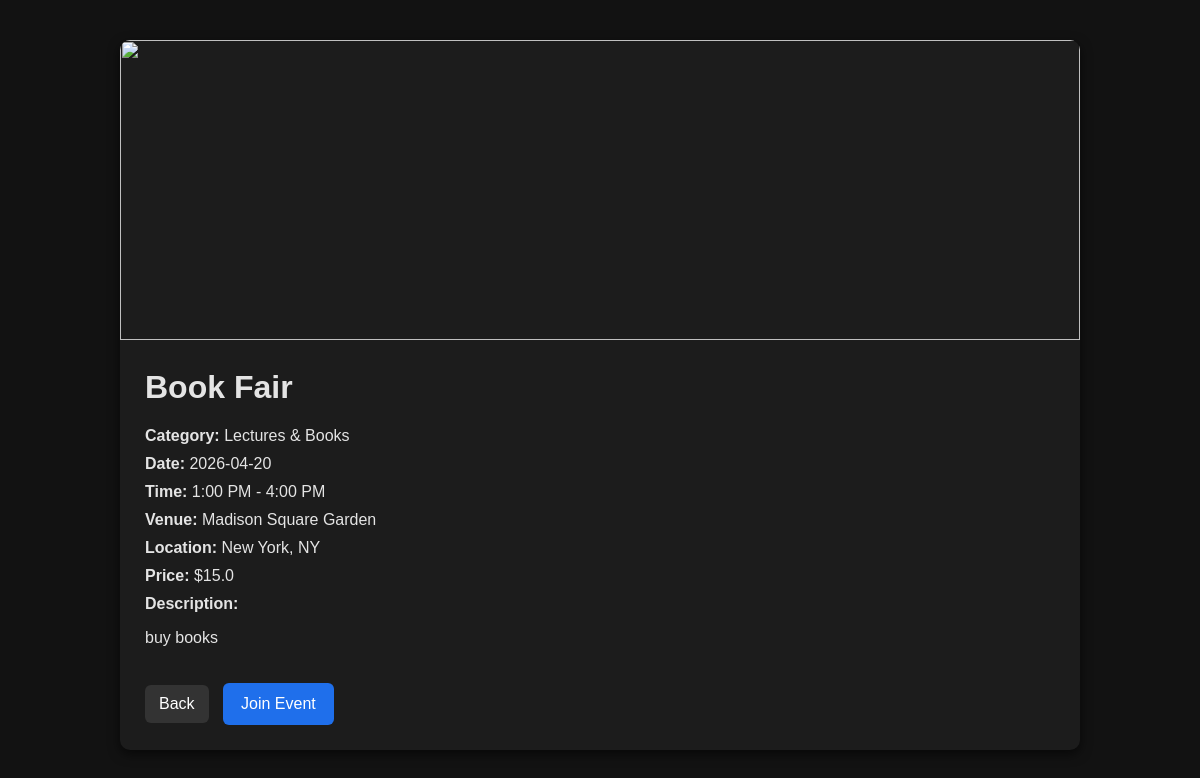
The app's page /events/view/8 with its own data.
### tables this page shows
CREATE TABLE Events (
    EventID INTEGER PRIMARY KEY AUTOINCREMENT,

    CategoryID INTEGER NOT NULL,

    Name TEXT NOT NULL,
    StartDate TEXT NOT NULL,
    EndDate TEXT NOT NULL,
    Description TEXT,
    ImageURL TEXT,

    FOREIGN KEY (CategoryID) REFERENCES Category(CategoryID)
);

CREATE TABLE Category (
    CategoryID INTEGER PRIMARY KEY AUTOINCREMENT,
    Name TEXT NOT NULL UNIQUE
);

CREATE TABLE TimeSlots (
    SlotID INTEGER PRIMARY KEY AUTOINCREMENT,
    TimeStart TEXT NOT NULL,
    TimeEnd TEXT NOT NULL
);

CREATE TABLE Venues (
    VenueID INTEGER PRIMARY KEY AUTOINCREMENT,
    VenueName TEXT NOT NULL,
    Location TEXT NOT NULL,
    Reviews REAL,
    SeatingCapacity INTEGER,

    OwnerID INTEGER, Latitude REAL, Longitude REAL,
    FOREIGN KEY (OwnerID) REFERENCES Users(UserID)
);

CREATE TABLE EventVariants (
    VariantID INTEGER PRIMARY KEY AUTOINCREMENT,

    EventID INTEGER NOT NULL,
    HostID INTEGER NOT NULL,
    VenueID INTEGER, -- NULL
    SlotID INTEGER NOT NULL,

    TicketPrice REAL,

    Publicity INTEGER DEFAULT 0, 
    -- 0 = Public, 1 = Private, 2 = Unlisted

    Approved INTEGER DEFAULT 0
        CHECK (Approved IN (0,1)),

    FOREIGN KEY (EventID) REFERENCES Events(EventID) ON DELETE CASCADE,
    FOREIGN KEY (HostID) REFERENCES Users(UserID) ON DELETE CASCADE,
    FOREIGN KEY (VenueID) REFERENCES Venues(VenueID) ON DELETE SET NULL,
    FOREIGN KEY (SlotID) REFERENCES TimeSlots(SlotID) ON DELETE CASCADE
);

### main.py (the view)
@app.get("/events/view/{variant_id}")
def event_view(request: Request, variant_id: int):
    conn = sqlite3.connect("app.db")
    conn.row_factory = sqlite3.Row
    cur = conn.cursor()
    cur.execute("""
        SELECT
            ev.VariantID,
            e.Name,
            e.Description,
            e.ImageURL,
            e.StartDate,
            c.Name AS Category,
            v.VenueName,
            v.Location,
            ev.TicketPrice,
            ts.TimeStart,
            ts.TimeEnd
        FROM EventVariants ev
        JOIN Events e ON ev.EventID = e.EventID
        LEFT JOIN Venues v ON ev.VenueID = v.VenueID
        JOIN Category c ON e.CategoryID = c.CategoryID
        JOIN TimeSlots ts ON ev.SlotID = ts.SlotID
        WHERE ev.VariantID = ?
    """, (variant_id,))
    event = cur.fetchone()
    return templates.TemplateResponse("EventView.html", {
        "request": request,
        "event": event
    })

### templates/EventView.html (shortened to what this page needs)
<!DOCTYPE html>
<html>
<head>
</head>
<body>
<div class="container">
<img src="{{event.ImageURL}}" class="event-image">
<div class="content">
<h1>{{event.Name}}</h1>
<div class="info"><b>Category:</b> {{event.Category}}</div>
<div class="info"><b>Date:</b> {{event.StartDate}}</div>
<div class="info"><b>Time:</b> {{event.TimeStart}} - {{event.TimeEnd}}</div>
<div class="info"><b>Venue:</b> {{event.VenueName or "N/A"}}</div>
<div class="info"><b>Location:</b> {{event.Location or "N/A"}}</div>
<div class="info"><b>Price:</b> ${{event.TicketPrice}}</div>
<div class="info"><b>Description:</b></div>
<p>{{event.Description}}</p>
<a href="/events" class="back-btn">Back</a>
<a href="/events/join/{{event.VariantID}}" class="book-btn">Join Event</a>
</div>
</div>
</body>
</html>

### templates/EventView.html (style rules this page uses)
body { font-family: Arial, sans-serif; background:#121212; color:#e4e4e4; margin:0; }
.container { width:80%; margin:40px auto; background:#1c1c1c; border-radius:10px; overflow:hidden; box-shadow:0 4px 12px rgba(0,0,0,0.6); }
.event-image { width:100%; height:300px; object-fit:cover; }
.content { padding:25px; }
h1 { margin-top:0; }
.info { margin:10px 0; font-size:16px; }
.book-btn { display:inline-block; margin-top:20px; padding:12px 18px; background:#1f6feb; color:white; text-decoration:none; border-radius:6px; }
.back-btn { display:inline-block; margin-top:20px; margin-right:10px; padding:10px 14px; background:#333; color:white; text-decoration:none; border-radius:6px; }

### records on screen
Events: Name "Book Fair", StartDate "2026-04-20", Description "buy books"
Category: Category "Lectures & Books"
TimeSlots: TimeStart "1:00 PM", TimeEnd "4:00 PM"
Venues: VenueName "Madison Square Garden", Location "New York, NY"
EventVariants: TicketPrice "15.0"
